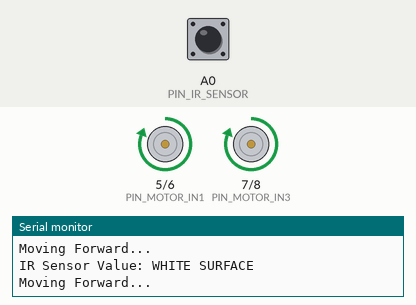
Simulated run of this sketch. Board: Arduino Nano, built with avr-gcc and run on an emulated ATmega328P. On the bench: motor-driver pin pairs drawn as motors (green arrow = first pin HIGH = forward, orange = second pin HIGH = backward, longer = more drive), the last lines printed to the serial monitor. The test bench sets the inputs (shaded band); at power-on: A0 (PIN_IR_SENSOR) LOW.

Above: at 1.2 s.
1.3 s: A0 (PIN_IR_SENSOR) driven HIGH
At 3.1 s:
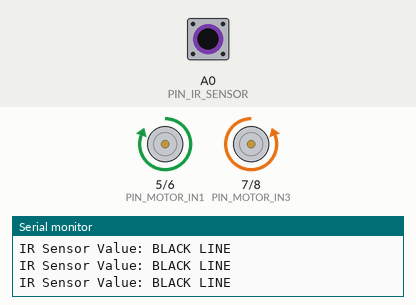
3.7 s: A0 (PIN_IR_SENSOR) driven LOW
At 4.5 s:
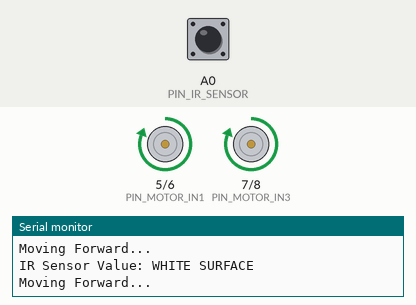
6.7 s: A0 (PIN_IR_SENSOR) pulsed HIGH 2 times (0.12 s each, 0.3 s apart)
At 7.2 s:
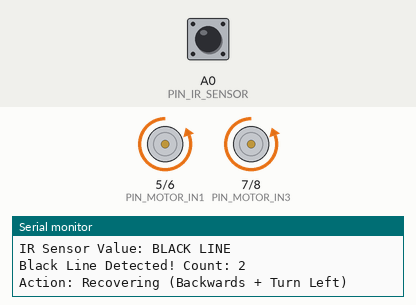
10.3 s: A0 (PIN_IR_SENSOR) pulsed HIGH 5 times (0.12 s each, 0.3 s apart)
At 12.5 s:
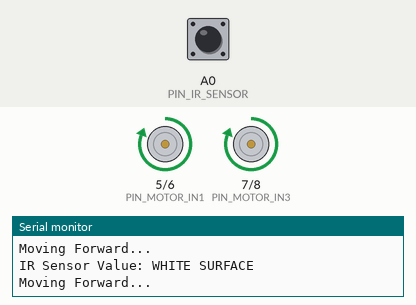
14.8 s: A0 (PIN_IR_SENSOR) driven HIGH
At 16.7 s:
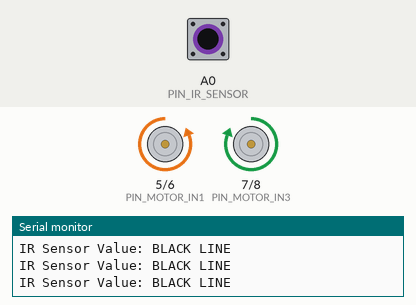
Timing chart, 0 to 18.2 s (numbered marks = the images above; inputs shaded):
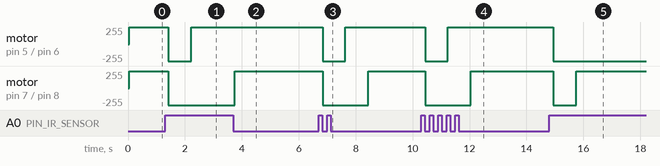

Measured:
- after the input at 1.3 s, motor on pin 5 (PIN_MOTOR_IN1) / pin 6 (PIN_MOTOR_IN2): forward 255/255 → backward 255/255 after 0.12 s, → forward 255/255 0.80 s later; motor on pin 7 (PIN_MOTOR_IN3) / pin 8 (PIN_MOTOR_IN4): forward 255/255 → backward 255/255 after 0.12 s
- after the input at 3.7 s, motor on pin 7 (PIN_MOTOR_IN3) / pin 8 (PIN_MOTOR_IN4): backward 255/255 → forward 255/255 after 0.06 s
- after the input at 6.7 s, motor on pin 5 (PIN_MOTOR_IN1) / pin 6 (PIN_MOTOR_IN2): forward 255/255 → backward 255/255 after 0.14 s, → forward 255/255 0.80 s later; motor on pin 7 (PIN_MOTOR_IN3) / pin 8 (PIN_MOTOR_IN4): forward 255/255 → backward 255/255 after 0.14 s, → forward 255/255 1.6 s later
- after the input at 10.3 s, motor on pin 5 (PIN_MOTOR_IN1) / pin 6 (PIN_MOTOR_IN2): forward 255/255 → backward 255/255 after 0.14 s, → forward 255/255 0.80 s later; motor on pin 7 (PIN_MOTOR_IN3) / pin 8 (PIN_MOTOR_IN4): forward 255/255 → backward 255/255 after 0.14 s, → forward 255/255 1.6 s later
- after the input at 14.8 s, motor on pin 5 (PIN_MOTOR_IN1) / pin 6 (PIN_MOTOR_IN2): forward 255/255 → backward 255/255 after 0.15 s; motor on pin 7 (PIN_MOTOR_IN3) / pin 8 (PIN_MOTOR_IN4): forward 255/255 → backward 255/255 after 0.15 s, → forward 255/255 0.80 s later

The sketch:

Sumobot_using_IR_sensor.ino
```cpp
/**
 * @file Sumobot using IR sensor.ino
 * @brief Autonomous Sumo Robot code using a single IR sensor for ring edge detection.
 * @author Kurunotchi
 * @date 2026-05-22 (Refactored)
 *
 * Hardware Connections (Arduino Nano):
 * - IR Line Sensor: Pin A0 (Digital Input)
 * - L298N Motor Driver Inputs:
 *   - IN1: Pin 5 (Left Motor Forward)
 *   - IN2: Pin 6 (Left Motor Backward)
 *   - IN3: Pin 7 (Right Motor Forward)
 *   - IN4: Pin 8 (Right Motor Backward)
 *
 * Note: ENA and ENB jumpers on the L298N driver should be connected to run motors at full speed.
 */

// --- Pin Definitions ---
const int PIN_IR_SENSOR = A0; ///< Analog pin used as digital input for line sensor

// L298N Motor Driver Control Pins
const int PIN_MOTOR_IN1 = 5; ///< Left Motor Control 1
const int PIN_MOTOR_IN2 = 6; ///< Left Motor Control 2
const int PIN_MOTOR_IN3 = 7; ///< Right Motor Control 1
const int PIN_MOTOR_IN4 = 8; ///< Right Motor Control 2

// --- Sensor State Constants ---
const int LINE_DETECTED = HIGH;   ///< Sensor reads HIGH on the black ring border
const int SURFACE_WHITE = LOW;    ///< Sensor reads LOW on the white inside surface

// --- Configuration Constants ---
const unsigned long ACTION_DELAY_MS = 800; ///< Delay for turn and reverse maneuvers
const int MAX_LINE_COUNT = 6;              ///< Reset count after this many line detections

// --- Global Variables ---
int darklineCount = 0;   ///< Tracks consecutive line detections to alternate turn directions
int previousValue = SURFACE_WHITE; ///< Stores the previous sensor reading for edge detection

// --- Function Prototypes ---
void moveForward();
void turnRight();
void turnLeft();
void stopMotors();

/**
 * @brief Initialize pins and serial communication.
 */
void setup() {
  // Initialize motor control pins as outputs
  pinMode(PIN_MOTOR_IN1, OUTPUT);
  pinMode(PIN_MOTOR_IN2, OUTPUT);
  pinMode(PIN_MOTOR_IN3, OUTPUT);
  pinMode(PIN_MOTOR_IN4, OUTPUT);

  // Initialize IR sensor pin as input
  pinMode(PIN_IR_SENSOR, INPUT);

  // Initialize serial monitor for debugging
  Serial.begin(9600);
  Serial.println(F("Sumobot IR Sensor Initialized. Ready for battle!"));
}

/**
 * @brief Main execution loop.
 */
void loop() {
  // Read current status of the IR sensor
  int currentValue = digitalRead(PIN_IR_SENSOR);

  // Log the IR sensor state to the serial console
  Serial.print(F("IR Sensor Value: "));
  Serial.println(currentValue == LINE_DETECTED ? F("BLACK LINE") : F("WHITE SURFACE"));

  // Check for transition from White Surface to Black Line (Rising Edge)
  if (currentValue == LINE_DETECTED && previousValue == SURFACE_WHITE) {
    darklineCount++;
    Serial.print(F("Black Line Detected! Count: "));
    Serial.println(darklineCount);

    // Alternate directions based on detection count
    if (darklineCount >= 1 && darklineCount <= 3) {
      turnLeft();
    } else if (darklineCount >= 4 && darklineCount <= 6) {
      turnRight();
    }

    // Reset counter once we complete a full cycle of turns
    if (darklineCount >= MAX_LINE_COUNT) {
      darklineCount = 0;
      Serial.println(F("Resetting Dark Line Count."));
    }
  }

  // Save current value for the next loop iteration
  previousValue = currentValue;

  // Move forward if still inside the ring
  if (currentValue == SURFACE_WHITE) {
    moveForward();
  }
}

/**
 * @brief Drive the robot straight forward.
 */
void moveForward() {
  Serial.println(F("Moving Forward..."));
  digitalWrite(PIN_MOTOR_IN1, HIGH);
  digitalWrite(PIN_MOTOR_IN2, LOW);
  digitalWrite(PIN_MOTOR_IN3, HIGH);
  digitalWrite(PIN_MOTOR_IN4, LOW);
}

/**
 * @brief Move backwards and turn right to recover from the ring edge.
 */
void turnRight() {
  Serial.println(F("Action: Recovering (Backwards + Turn Right)"));

  // Step 1: Move backwards away from the border
  digitalWrite(PIN_MOTOR_IN1, LOW);
  digitalWrite(PIN_MOTOR_IN2, HIGH);
  digitalWrite(PIN_MOTOR_IN3, LOW);
  digitalWrite(PIN_MOTOR_IN4, HIGH);
  delay(ACTION_DELAY_MS);

  // Step 2: Spin clockwise (right motor backward, left motor forward)
  digitalWrite(PIN_MOTOR_IN1, LOW);
  digitalWrite(PIN_MOTOR_IN2, HIGH);
  digitalWrite(PIN_MOTOR_IN3, HIGH);
  digitalWrite(PIN_MOTOR_IN4, LOW);
  delay(ACTION_DELAY_MS);
}

/**
 * @brief Move backwards and turn left to recover from the ring edge.
 */
void turnLeft() {
  Serial.println(F("Action: Recovering (Backwards + Turn Left)"));

  // Step 1: Move backwards away from the border
  digitalWrite(PIN_MOTOR_IN1, LOW);
  digitalWrite(PIN_MOTOR_IN2, HIGH);
  digitalWrite(PIN_MOTOR_IN3, LOW);
  digitalWrite(PIN_MOTOR_IN4, HIGH);
  delay(ACTION_DELAY_MS);

  // Step 2: Spin counter-clockwise (left motor backward, right motor forward)
  digitalWrite(PIN_MOTOR_IN1, HIGH);
  digitalWrite(PIN_MOTOR_IN2, LOW);
  digitalWrite(PIN_MOTOR_IN3, LOW);
  digitalWrite(PIN_MOTOR_IN4, HIGH);
  delay(ACTION_DELAY_MS);
}

/**
 * @brief Stop both motors immediately.
 */
void stopMotors() {
  Serial.println(F("Stopping motors"));
  digitalWrite(PIN_MOTOR_IN1, LOW);
  digitalWrite(PIN_MOTOR_IN2, LOW);
  digitalWrite(PIN_MOTOR_IN3, LOW);
  digitalWrite(PIN_MOTOR_IN4, LOW);
}
```
